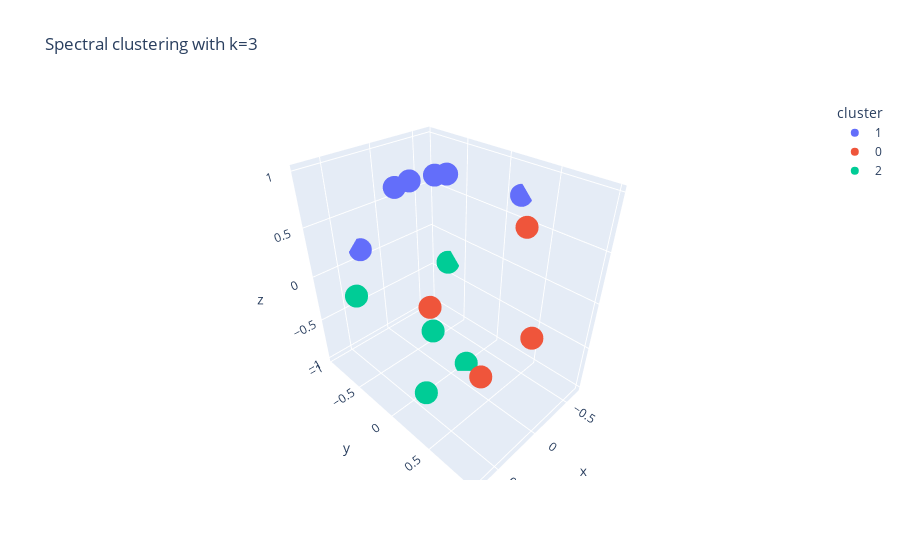

Source (notebook cell):
### Code cell
clusteringS2(G,node_mapping, Z_ML, a_ML, b_ML, Z_MAP, a_MAP, b_MAP, Z_CM, a_CM, b_CM)

### Figure 1 — Plotly figure (JSON) as saved in the notebook; plotly's stock layout.template omitted (floating-point values rounded to 4 significant figures)
{"data": [{"customdata": [[0], [1], [6], [7], [8], [9]], "hovertemplate": "cluster=1<br>x=%{x:.2f}<br>y=%{y:.2f}<br>z=%{z:.2f}<br>node=%{customdata[0]}<extra></extra>", "legendgroup": "1", "marker": {"color": "#636EFA", "symbol": "circle"}, "mode": "markers", "name": "1", "scene": "scene", "showlegend": true, "type": "scatter3d", "x": [0.06156, 0.1234, -0.07898, -0.2751, 0.2728, -0.6689], "y": [-0.6318, -0.3546, -0.1368, -0.4862, -0.9554, 0.1722], "z": [0.7726, 0.9268, 0.9874, 0.8294, 0.1128, 0.7231]}, {"customdata": [[2], [3], [4], [5]], "hovertemplate": "cluster=0<br>x=%{x:.2f}<br>y=%{y:.2f}<br>z=%{z:.2f}<br>node=%{customdata[0]}<extra></extra>", "legendgroup": "0", "marker": {"color": "#EF553B", "symbol": "circle"}, "mode": "markers", "name": "0", "scene": "scene", "showlegend": true, "type": "scatter3d", "x": [0.1648, 0.5427, 0.7224, -0.1525], "y": [0.9776, 0.835, 0.515, 0.6167], "z": [0.1309, -0.09079, 0.4614, 0.7723]}, {"customdata": [[10], [11], [12], [13], [14]], "hovertemplate": "cluster=2<br>x=%{x:.2f}<br>y=%{y:.2f}<br>z=%{z:.2f}<br>node=%{customdata[0]}<extra></extra>", "legendgroup": "2", "marker": {"color": "#00CC96", "symbol": "circle"}, "mode": "markers", "name": "2", "scene": "scene", "showlegend": true, "type": "scatter3d", "x": [-0.1634, 0.4511, -0.6448, 0.4509, -0.1803], "y": [0.0486, 0.1231, -0.6963, -0.8461, -0.4575], "z": [-0.9854, -0.884, -0.3153, -0.2843, -0.8707]}], "layout": {"legend": {"title": {"text": "cluster"}, "tracegroupgap": 0}, "scene": {"domain": {"x": [0, 1], "y": [0, 1]}, "xaxis": {"title": {"text": "x"}}, "yaxis": {"title": {"text": "y"}}, "zaxis": {"title": {"text": "z"}}}, "title": {"text": "Spectral clustering with k=3"}}}
